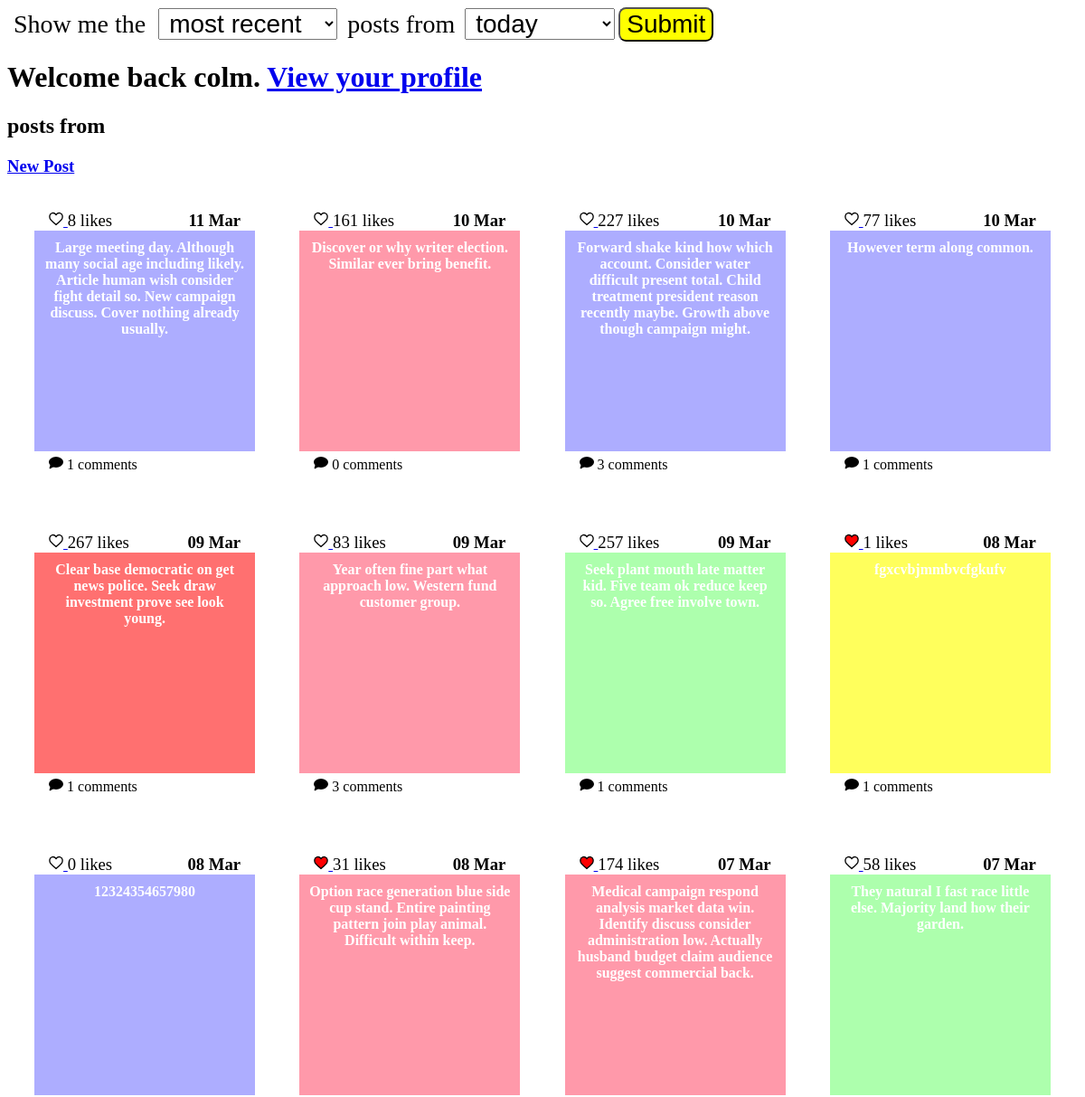
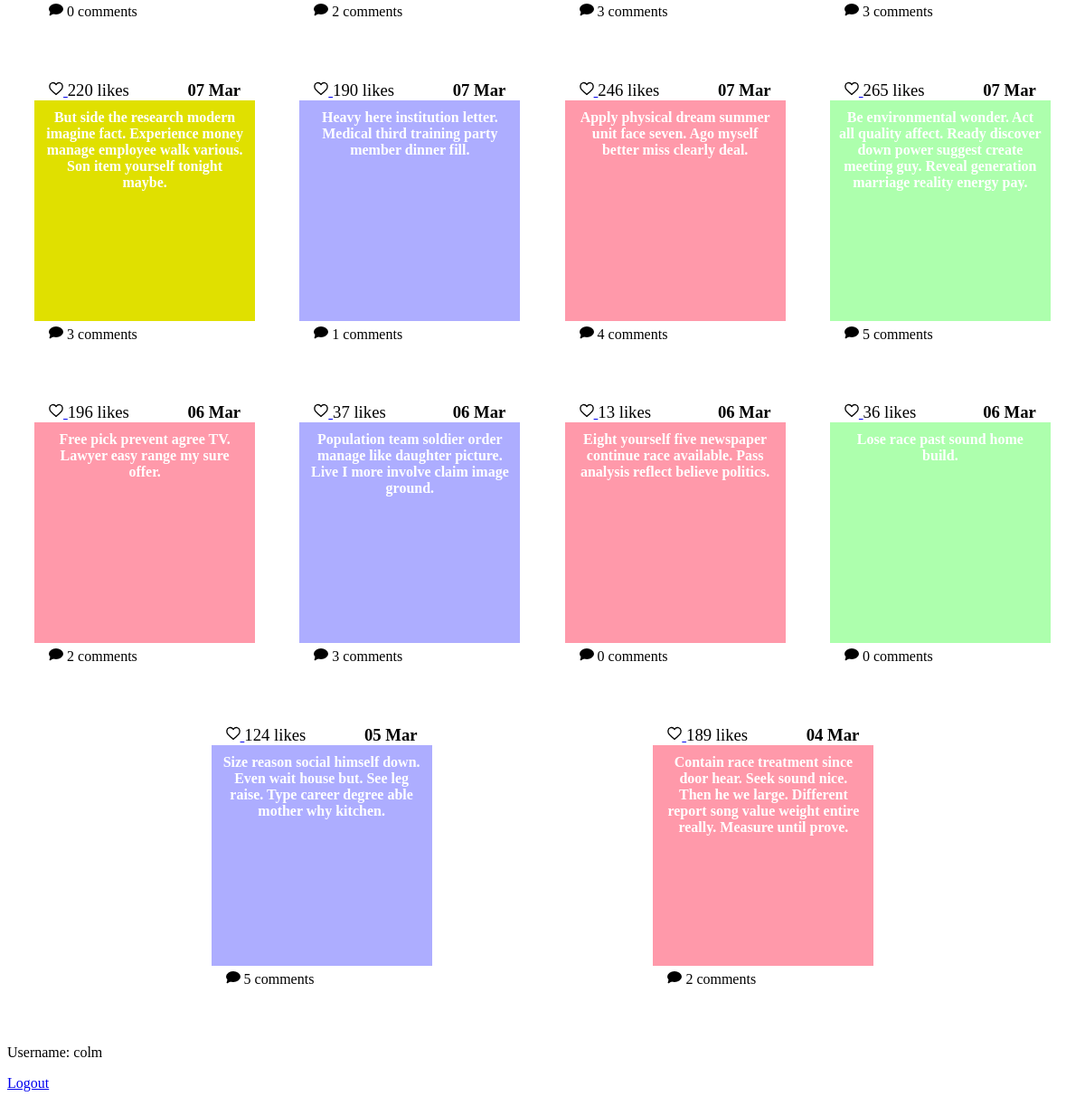
Screenshot of /home (signed in) with the database file from the repository (2 pictures, top to bottom).
### tables this page shows
CREATE TABLE posts
(
    id INTEGER PRIMARY KEY AUTOINCREMENT,
    author TEXT NOT NULL,
    message TEXT NOT NULL,
    background TEXT NOT NULL,
    submission_time TEXT NOT NULL
);

### app.py (the view, shortened to what this page needs)
@app.route("/home", methods=["GET", "POST"])
def home():
    db = get_db()
    form = HomePageForm()
    if form.validate_on_submit():
        session["sort_by"] = form.sort_by.data
        session["recent"] = form.recent.data
    sort_by = session.get("sort_by", "most recent")
    recent = session.get("recent", "this week")
    if recent == "today":
        recent_posts_limit = "datetime('now', '-24 hours')"
    elif recent == "this week":
        recent_posts_limit = "datetime('now', '-7 days')"
    elif recent == "this month":
        recent_posts_limit = "datetime('now', '-31 days')"
    else:
        recent_posts_limit = "0"
    if sort_by == "most recent":
        query = f"""SELECT id, message, background, submission_time
            FROM posts
            WHERE submission_time <= datetime('now') and submission_time >= {recent_posts_limit}
            ORDER BY submission_time DESC;"""
    posts = db.execute(query).fetchall()
    posts_formatted = []
    for post in posts:
        likes = db.execute("SELECT COUNT(*) AS 'likes' FROM likes WHERE post_id = ?;", (post["id"],)).fetchone()[
            "likes"]
        is_liked_by_user = db.execute("""SELECT * FROM
                posts JOIN likes
                    ON posts.id = ?
                        AND posts.id = likes.post_id
                WHERE likes.liker = ?;""", (post["id"], session.get("username", ""))).fetchone() is not None
        num_comments = db.execute("""SELECT COUNT(*)
                FROM comments
                WHERE post_id = ?;""", (post["id"],)).fetchone()["COUNT(*)"]
        posts_formatted.append(
            {
                "id": post["id"],
                "message": post["message"],
                "background": post["background"],
                "submission_time": datetime.strptime(post["submission_time"], "%Y-%m-%d %H:%M:%S").strftime("%d %b"),
                "likes": likes,
                "is_liked": is_liked_by_user,
                "num_comments": num_comments
            }
        )
    return render_template("home.html", form=form, posts=posts_formatted, next="home")

### forms.py
class HomePageForm(FlaskForm):
    sort_by = SelectField(label="Show me the ", choices=["most recent", "most popular"],
                          validators=[InputRequired()])
    recent = SelectField(label="posts from", choices=["today", "this week", "this month", "all time"],
                         validators=[InputRequired()])
    submit = SubmitField("Submit")

### app.py (called while the page is built)
@app.before_request
def load_logged_in_user():
    g.user = session.get("username", None)

### database.py (called while the page is built)
def get_db():
    if "db" not in g:
        g.db = sqlite3.connect(DATABASE,
            detect_types=sqlite3.PARSE_DECLTYPES
        )
        g.db.row_factory = sqlite3.Row
    return g.db

### templates/home.html (shortened to what this page needs)
{% extends "base.html" %}
{% import 'macros.html' as macros %}
{% block stylesheets %}
    {{ macros.multiple_stylesheets(['root.css', 'home.css']) }}
{% endblock %}
{% block base_header %}
    <form action="" method="POST" novalidate>
        {{ form.sort_by.label }}
        {{ form.sort_by() }}
        {{ form.recent.label }}
        {{ form.recent() }}
        {{ form.submit() }}
    </form>
    {% if g.user %}
        <h1>Welcome back {{ g.user }}. <a href="{{ url_for('view_profile') }}">View your profile</a></h1>
    {% endif %}
{% endblock %}
{% block main_content %}
    <h2>{{ session["sort_by"] }} posts from {{ session["recent"] }}</h2>
    <h3><a href="{{ url_for('create_post') }}">New Post</a></h3>
    <section id="posts">
        {% for post in posts %}
            {{ macros.render_post(post, next) }}
        {% endfor %}
    </section>
{% endblock %}

### templates/macros.html (shortened to what this page needs)
{% macro multiple_stylesheets(file_names) %}
    {% for file_name in file_names %}
        <link rel="stylesheet" href="{{ url_for('static', filename='styles/' + file_name) }}" />
    {% endfor %}
{% endmacro %}
{% macro heart(color) %}
    <svg version="1.0" xmlns="http://www.w3.org/2000/svg" width="300" height="300" viewBox="0 0 300.000000 300.000000" preserveAspectRatio="xMidYMid " class="svg" style="width: 16px; height: 16px;">
        <g transform="translate(0.000000,300.000000) scale(0.100000,-0.100000)" fill="{{ color }}" stroke="#000000">
        <path d="M700 2699 c-282 -64 -479 -276 -521 -559 -12 -88 -7 -261 12 -380 10
        -63 45 -185 59 -205 4 -5 13 -26 20 -45 57 -145 258 -366 599 -660 93 -79 245
        -213 325 -284 38 -33 74 -65 80 -71 6 -5 60 -54 119 -108 l107 -99 107 99 c59
        54 113 103 119 108 6 6 42 38 80 71 80 71 232 205 325 284 341 294 542 515
        599 660 7 19 16 40 20 45 14 20 49 142 59 205 19 119 24 292 12 380 -43 289
        -243 499 -532 560 -162 34 -299 16 -456 -62 -98 -48 -237 -171 -293 -258 -18
        -28 -36 -50 -40 -50 -4 0 -22 22 -40 50 -17 27 -71 87 -119 132 -180 171 -412
        239 -641 187z" id="node1" class="node" stroke-width="250"></path>
        </g>
        <g transform="translate(0.000000,300.000000) scale(0.100000,-0.100000)" fill="#FFFFFF" stroke="none">
        </g>
    </svg>
{% endmacro %}
{% macro speech_bubble() %}
    <svg version="1.0" xmlns="http://www.w3.org/2000/svg" width="16" height="16" style="width:16px; height:16px;">
        <ellipse cx="8" cy="8" rx="7" ry="5"
            style="fill:black;stroke:black;stroke-width:2"></ellipse>
        <polygon points="1,15 3,8 14,8" style="fill:black;stroke:black;stroke-width:1"></polygon>
    </svg>
{% endmacro %}
{% macro render_post(post, next) %}
    <section class="post">
        <h3>{{ post.submission_time }}</h3>
        <p id="likes-and-submission-time">
            {% if post.is_liked %}
                <a href="{{ url_for('unlike_post', post_id=post.id, next=next) }}">{{ heart('#ff0000') }}</a>
            {% else %}
                <a href="{{ url_for('like_post', post_id=post.id, next=next) }}">{{ heart('#ffffff') }}</a>
            {%  endif %}
            {{ post.likes }} likes
        </p>
        <div style="background:{{ post.background }};">
            {{ post.message }}
        </div>
        <p id="comments">
            <a href="{{ url_for('view_comments', post_id=post['id']) }}">
                {{ speech_bubble() }} {{ post.num_comments }} comments
            </a>
        </p>
    </section>
{% endmacro %}

### static/styles/root.css (style rules this page uses)
:root { font-size: 16px; }

### static/styles/home.css (style rules this page uses)
#posts { display: flex; flex-wrap: wrap; justify-content: space-evenly; }
.post { display: grid; grid-template-areas: "likes date" "post post" "comments comments"; margin: 1.2em; }
.post > h3 { grid-area: date; margin: 0; padding-right: 1rem; text-align: right; }
#likes-and-submission-time { grid-area: likes; font-size: 1.17em; margin: 0; padding-left: 1rem; text-align: left; }
.post > div { grid-area: post; width: 14rem; height: 14rem; display: table-cell; padding: 10px; vertical-align: middle; text-align: center; font-weight: bold; color: white; }
#comments { grid-area: comments; min-height: 2rem; padding-left: 1rem; padding-top: 0.25rem; margin-top: 0; }
#comments a { color: black; text-decoration: none; }
form * { font-size: 1.75rem; padding-left: 0.25em; padding-right: 0.25em; }
form > input[type=submit] { background: yellow; border-radius: 0.3em; }

### rows the page displays
posts: submission_time "11 Mar", likes "8", message "Large meeting day. Although many social age including likely. Article human wish consider fight detail so. New campaign discuss. Cover nothing already usually.", num_comments "1"
posts: submission_time "10 Mar", likes "161", message "Discover or why writer election. Similar ever bring benefit.", num_comments "0"
posts: submission_time "10 Mar", likes "227", message "Forward shake kind how which account. Consider water difficult present total. Child treatment president reason recently maybe. Growth above though campaign might.", num_comments "3"
posts: submission_time "10 Mar", likes "77", message "However term along common.", num_comments "1"
posts: submission_time "09 Mar", likes "267", message "Clear base democratic on get news police. Seek draw investment prove see look young.", num_comments "1"
posts: submission_time "09 Mar", likes "83", message "Year often fine part what approach low. Western fund customer group.", num_comments "3"
posts: submission_time "09 Mar", likes "257", message "Seek plant mouth late matter kid. Five team ok reduce keep so. Agree free involve town.", num_comments "1"
posts: submission_time "08 Mar", likes "1", num_comments "1"
posts: submission_time "08 Mar", likes "0", message "12324354657980", num_comments "0"
posts: submission_time "08 Mar", likes "31", message "Option race generation blue side cup stand. Entire painting pattern join play animal. Difficult within keep.", num_comments "2"
posts: submission_time "07 Mar", likes "174", message "Medical campaign respond analysis market data win. Identify discuss consider administration low. Actually husband budget claim audience suggest commercial back.", num_comments "3"
posts: submission_time "07 Mar", likes "58", message "They natural I fast race little else. Majority land how their garden.", num_comments "3"
posts: submission_time "07 Mar", likes "220", message "But side the research modern imagine fact. Experience money manage employee walk various. Son item yourself tonight maybe.", num_comments "3"
posts: submission_time "07 Mar", likes "190", message "Heavy here institution letter. Medical third training party member dinner fill.", num_comments "1"
posts: submission_time "07 Mar", likes "246", message "Apply physical dream summer unit face seven. Ago myself better miss clearly deal.", num_comments "4"
posts: submission_time "07 Mar", likes "265", message "Be environmental wonder. Act all quality affect. Ready discover down power suggest create meeting guy. Reveal generation marriage reality energy pay.", num_comments "5"
posts: submission_time "06 Mar", likes "196", message "Free pick prevent agree TV. Lawyer easy range my sure offer.", num_comments "2"
posts: submission_time "06 Mar", likes "37", message "Population team soldier order manage like daughter picture. Live I more involve claim image ground.", num_comments "3"
posts: submission_time "06 Mar", likes "13", message "Eight yourself five newspaper continue race available. Pass analysis reflect believe politics.", num_comments "0"
posts: submission_time "06 Mar", likes "36", message "Lose race past sound home build.", num_comments "0"
posts: submission_time "05 Mar", likes "124", message "Size reason social himself down. Even wait house but. See leg raise. Type career degree able mother why kitchen.", num_comments "5"
posts: submission_time "04 Mar", likes "189", message "Contain race treatment since door hear. Seek sound nice. Then he we large. Different report song value weight entire really. Measure until prove.", num_comments "2"

### other values shown
{{ g.user }} "colm"
